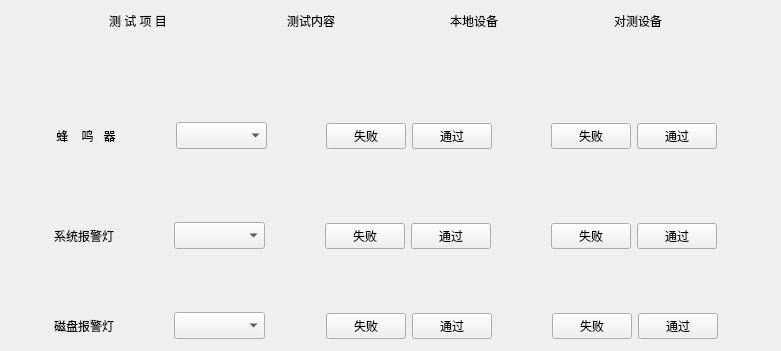
     <widget class="QWidget" name="tab_2">
      <attribute name="title">
       <string>led 蜂鸣器</string>
      </attribute>
      <widget class="QWidget" name="layoutWidget">
       <property name="geometry">
        <rect>
         <x>0</x>
         <y>120</y>
         <width>770</width>
         <height>32</height>
        </rect>
       </property>
       <layout class="QHBoxLayout" name="horizontalLayout_13">
        <item>
         <spacer name="horizontalSpacer_23">
          <property name="orientation">
           <enum>Qt::Horizontal</enum>
          </property>
          <property name="sizeHint" stdset="0">
           <size>
            <width>40</width>
            <height>20</height>
           </size>
          </property>
         </spacer>
        </item>
        <item>
         <widget class="QLabel" name="label_4">
          <property name="text">
           <string> 蜂    鸣   器</string>
          </property>
         </widget>
        </item>
        <item>
         <spacer name="horizontalSpacer_24">
          <property name="orientation">
           <enum>Qt::Horizontal</enum>
          </property>
          <property name="sizeHint" stdset="0">
           <size>
            <width>40</width>
            <height>20</height>
           </size>
          </property>
         </spacer>
        </item>
        <item>
         <widget class="QComboBox" name="comboBox">
          <property name="minimumSize">
           <size>
            <width>91</width>
            <height>27</height>
           </size>
          </property>
          <property name="currentText">
           <string/>
          </property>
          <item>
           <property name="text">
            <string/>
           </property>
          </item>
          <item>
           <property name="text">
            <string>打开本地</string>
           </property>
          </item>
          <item>
           <property name="text">
            <string>关闭本地</string>
           </property>
          </item>
          <item>
           <property name="text">
            <string>打开对测</string>
           </property>
          </item>
          <item>
           <property name="text">
            <string>关闭对测</string>
           </property>
          </item>
         </widget>
        </item>
        <item>
         <spacer name="horizontalSpacer_25">
          <property name="orientation">
           <enum>Qt::Horizontal</enum>
          </property>
          <property name="sizeHint" stdset="0">
           <size>
            <width>40</width>
            <height>20</height>
           </size>
          </property>
         </spacer>
        </item>
        <item>
         <layout class="QHBoxLayout" name="horizontalLayout_9">
          <item>
           <widget class="QPushButton" name="pushButton_11">
            <property name="text">
             <string>失败</string>
            </property>
           </widget>
          </item>
          <item>
           <widget class="QPushButton" name="pushButton_12">
            <property name="text">
             <string>通过</string>
            </property>
           </widget>
          </item>
         </layout>
        </item>
        <item>
         <spacer name="horizontalSpacer_26">
          <property name="orientation">
           <enum>Qt::Horizontal</enum>
          </property>
          <property name="sizeHint" stdset="0">
           <size>
            <width>40</width>
            <height>20</height>
           </size>
          </property>
         </spacer>
        </item>
        <item>
         <layout class="QHBoxLayout" name="horizontalLayout_11">
          <item>
           <widget class="QPushButton" name="pushButton_13">
            <property name="text">
             <string>失败</string>
            </property>
           </widget>
          </item>
          <item>
           <widget class="QPushButton" name="pushButton_14">
            <property name="text">
             <string>通过</string>
            </property>
           </widget>
          </item>
         </layout>
        </item>
        <item>
         <spacer name="horizontalSpacer_27">
          <property name="orientation">
           <enum>Qt::Horizontal</enum>
          </property>
          <property name="sizeHint" stdset="0">
           <size>
            <width>40</width>
            <height>20</height>
           </size>
          </property>
         </spacer>
        </item>
       </layout>
      </widget>
      <widget class="QWidget" name="layoutWidget">
       <property name="geometry">
        <rect>
         <x>0</x>
         <y>220</y>
         <width>771</width>
         <height>32</height>
        </rect>
       </property>
       <layout class="QHBoxLayout" name="horizontalLayout_16">
        <item>
         <spacer name="horizontalSpacer_28">
          <property name="orientation">
           <enum>Qt::Horizontal</enum>
          </property>
          <property name="sizeHint" stdset="0">
           <size>
            <width>28</width>
            <height>20</height>
           </size>
          </property>
         </spacer>
        </item>
        <item>
         <widget class="QLabel" name="label_7">
          <property name="text">
           <string>系统报警灯</string>
          </property>
         </widget>
        </item>
        <item>
         <spacer name="horizontalSpacer_29">
          <property name="orientation">
           <enum>Qt::Horizontal</enum>
          </property>
          <property name="sizeHint" stdset="0">
           <size>
            <width>40</width>
            <height>20</height>
           </size>
          </property>
         </spacer>
        </item>
        <item>
         <widget class="QComboBox" name="comboBox_2">
          <property name="minimumSize">
           <size>
            <width>91</width>
            <height>27</height>
           </size>
          </property>
          <item>
           <property name="text">
            <string/>
           </property>
          </item>
          <item>
           <property name="text">
            <string>打开本地</string>
           </property>
          </item>
          <item>
           <property name="text">
            <string>关闭本地</string>
           </property>
          </item>
          <item>
           <property name="text">
            <string>打开对测</string>
           </property>
          </item>
          <item>
           <property name="text">
            <string>关闭对测</string>
           </property>
          </item>
         </widget>
        </item>
        <item>
         <spacer name="horizontalSpacer_30">
          <property name="orientation">
           <enum>Qt::Horizontal</enum>
          </property>
          <property name="sizeHint" stdset="0">
           <size>
            <width>40</width>
            <height>20</height>
           </size>
          </property>
         </spacer>
        </item>
        <item>
         <layout class="QHBoxLayout" name="horizontalLayout_14">
          <item>
           <widget class="QPushButton" name="pushButton_15">
            <property name="text">
             <string>失败</string>
            </property>
           </widget>
          </item>
          <item>
           <widget class="QPushButton" name="pushButton_16">
            <property name="text">
             <string>通过</string>
            </property>
           </widget>
          </item>
         </layout>
        </item>
        <item>
         <spacer name="horizontalSpacer_31">
          <property name="orientation">
           <enum>Qt::Horizontal</enum>
          </property>
          <property name="sizeHint" stdset="0">
           <size>
            <width>40</width>
            <height>20</height>
           </size>
          </property>
         </spacer>
        </item>
        <item>
         <layout class="QHBoxLayout" name="horizontalLayout_15">
          <item>
           <widget class="QPushButton" name="pushButton_17">
            <property name="text">
             <string>失败</string>
            </property>
           </widget>
          </item>
          <item>
           <widget class="QPushButton" name="pushButton_18">
            <property name="text">
             <string>通过</string>
            </property>
           </widget>
          </item>
         </layout>
        </item>
        <item>
         <spacer name="horizontalSpacer_32">
          <property name="orientation">
           <enum>Qt::Horizontal</enum>
          </property>
          <property name="sizeHint" stdset="0">
           <size>
            <width>40</width>
            <height>20</height>
           </size>
          </property>
         </spacer>
        </item>
       </layout>
      </widget>
      <widget class="QWidget" name="layoutWidget">
       <property name="geometry">
        <rect>
         <x>0</x>
         <y>310</y>
         <width>772</width>
         <height>32</height>
        </rect>
       </property>
       <layout class="QHBoxLayout" name="horizontalLayout_19">
        <item>
         <spacer name="horizontalSpacer_33">
          <property name="orientation">
           <enum>Qt::Horizontal</enum>
          </property>
          <property name="sizeHint" stdset="0">
           <size>
            <width>40</width>
            <height>20</height>
           </size>
          </property>
         </spacer>
        </item>
        <item>
         <widget class="QLabel" name="label_8">
          <property name="text">
           <string>磁盘报警灯</string>
          </property>
         </widget>
        </item>
        <item>
         <spacer name="horizontalSpacer_34">
          <property name="orientation">
           <enum>Qt::Horizontal</enum>
          </property>
          <property name="sizeHint" stdset="0">
           <size>
            <width>40</width>
            <height>20</height>
           </size>
          </property>
         </spacer>
        </item>
        <item>
         <widget class="QComboBox" name="comboBox_3">
          <property name="minimumSize">
           <size>
            <width>91</width>
            <height>27</height>
           </size>
          </property>
          <item>
           <property name="text">
            <string/>
           </property>
          </item>
          <item>
           <property name="text">
            <string>打开本地</string>
           </property>
          </item>
          <item>
           <property name="text">
            <string>关闭本地</string>
           </property>
          </item>
          <item>
           <property name="text">
            <string>打开对测</string>
           </property>
          </item>
          <item>
           <property name="text">
            <string>关闭对测</string>
           </property>
          </item>
         </widget>
        </item>
        <item>
         <spacer name="horizontalSpacer_35">
          <property name="orientation">
           <enum>Qt::Horizontal</enum>
          </property>
          <property name="sizeHint" stdset="0">
           <size>
            <width>40</width>
            <height>20</height>
           </size>
          </property>
         </spacer>
        </item>
        <item>
         <layout class="QHBoxLayout" name="horizontalLayout_17">
          <item>
           <widget class="QPushButton" name="pushButton_19">
            <property name="text">
             <string>失败</string>
            </property>
           </widget>
          </item>
          <item>
           <widget class="QPushButton" name="pushButton_20">
            <property name="text">
             <string>通过</string>
            </property>
           </widget>
          </item>
         </layout>
        </item>
        <item>
         <spacer name="horizontalSpacer_36">
          <property name="orientation">
           <enum>Qt::Horizontal</enum>
          </property>
          <property name="sizeHint" stdset="0">
           <size>
            <width>40</width>
            <height>20</height>
           </size>
          </property>
         </spacer>
        </item>
        <item>
         <layout class="QHBoxLayout" name="horizontalLayout_18">
          <item>
           <widget class="QPushButton" name="pushButton_21">
            <property name="text">
             <string>失败</string>
            </property>
           </widget>
          </item>
          <item>
           <widget class="QPushButton" name="pushButton_22">
            <property name="text">
             <string>通过</string>
            </property>
           </widget>
          </item>
         </layout>
        </item>
        <item>
         <spacer name="horizontalSpacer_37">
          <property name="orientation">
           <enum>Qt::Horizontal</enum>
          </property>
          <property name="sizeHint" stdset="0">
           <size>
            <width>40</width>
            <height>20</height>
           </size>
          </property>
         </spacer>
        </item>
       </layout>
      </widget>
      <widget class="QWidget" name="layoutWidget">
       <property name="geometry">
        <rect>
         <x>0</x>
         <y>10</y>
         <width>771</width>
         <height>22</height>
        </rect>
       </property>
       <layout class="QHBoxLayout" name="horizontalLayout_12">
        <item>
         <spacer name="horizontalSpacer_18">
          <property name="orientation">
           <enum>Qt::Horizontal</enum>
          </property>
          <property name="sizeHint" stdset="0">
           <size>
            <width>40</width>
            <height>20</height>
           </size>
          </property>
         </spacer>
        </item>
        <item>
         <widget class="QLabel" name="label_9">
          <property name="text">
           <string>测 试 项 目 </string>
          </property>
         </widget>
        </item>
        <item>
         <spacer name="horizontalSpacer_19">
          <property name="orientation">
           <enum>Qt::Horizontal</enum>
          </property>
          <property name="sizeHint" stdset="0">
           <size>
            <width>40</width>
            <height>20</height>
           </size>
          </property>
         </spacer>
        </item>
        <item>
         <widget class="QLabel" name="label_10">
          <property name="text">
           <string>测试内容</string>
          </property>
         </widget>
        </item>
        <item>
         <spacer name="horizontalSpacer_20">
          <property name="orientation">
           <enum>Qt::Horizontal</enum>
          </property>
          <property name="sizeHint" stdset="0">
           <size>
            <width>40</width>
            <height>20</height>
           </size>
          </property>
         </spacer>
        </item>
        <item>
         <widget class="QLabel" name="label_5">
          <property name="text">
           <string>本地设备</string>
          </property>
         </widget>
        </item>
        <item>
         <spacer name="horizontalSpacer_21">
          <property name="orientation">
           <enum>Qt::Horizontal</enum>
          </property>
          <property name="sizeHint" stdset="0">
           <size>
            <width>40</width>
            <height>20</height>
           </size>
          </property>
         </spacer>
        </item>
        <item>
         <widget class="QLabel" name="label_6">
          <property name="text">
           <string>对测设备</string>
          </property>
         </widget>
        </item>
        <item>
         <spacer name="horizontalSpacer_22">
          <property name="orientation">
           <enum>Qt::Horizontal</enum>
          </property>
          <property name="sizeHint" stdset="0">
           <size>
            <width>40</width>
            <height>20</height>
           </size>
          </property>
         </spacer>
        </item>
       </layout>
      </widget>
     </widget>
